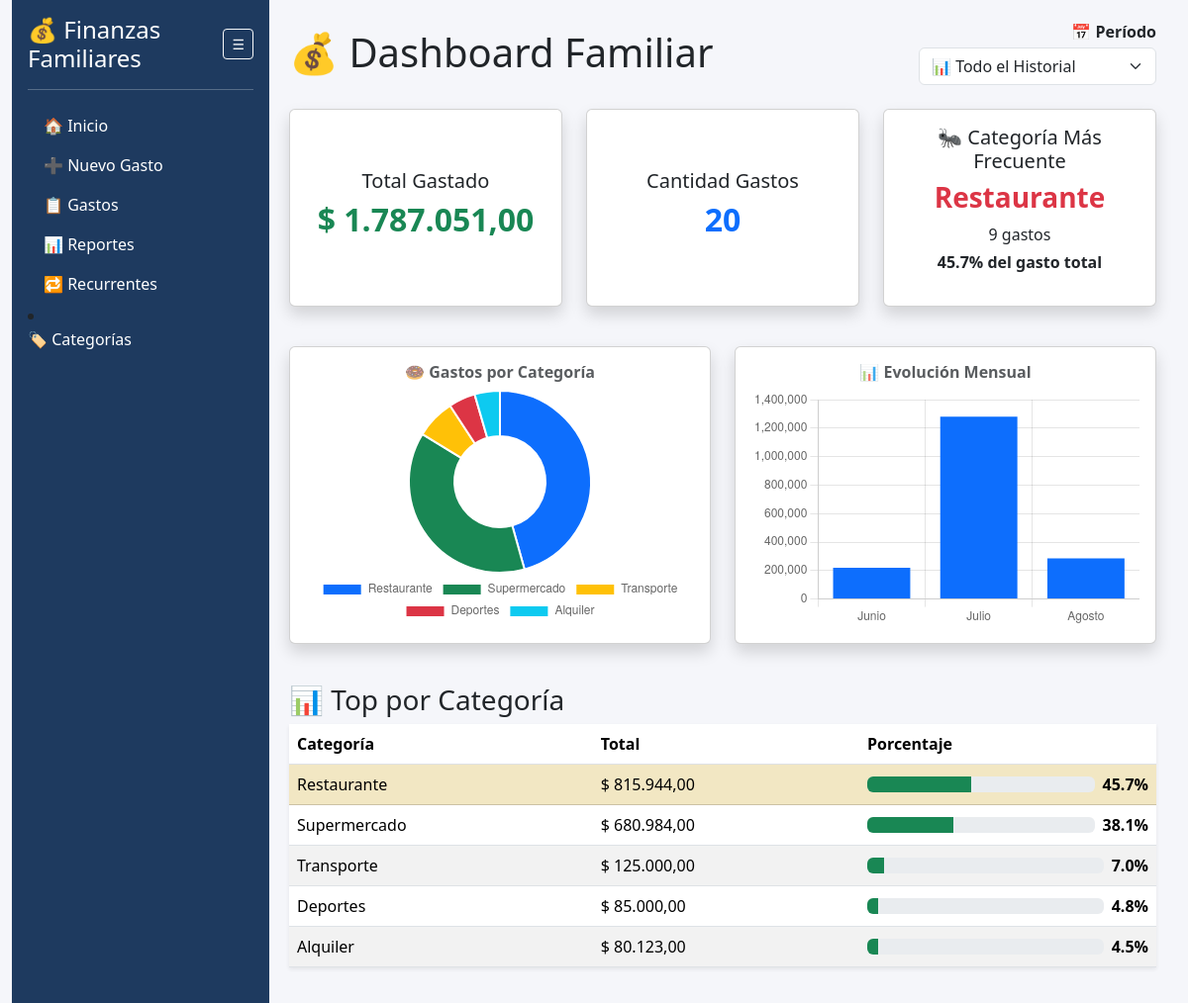
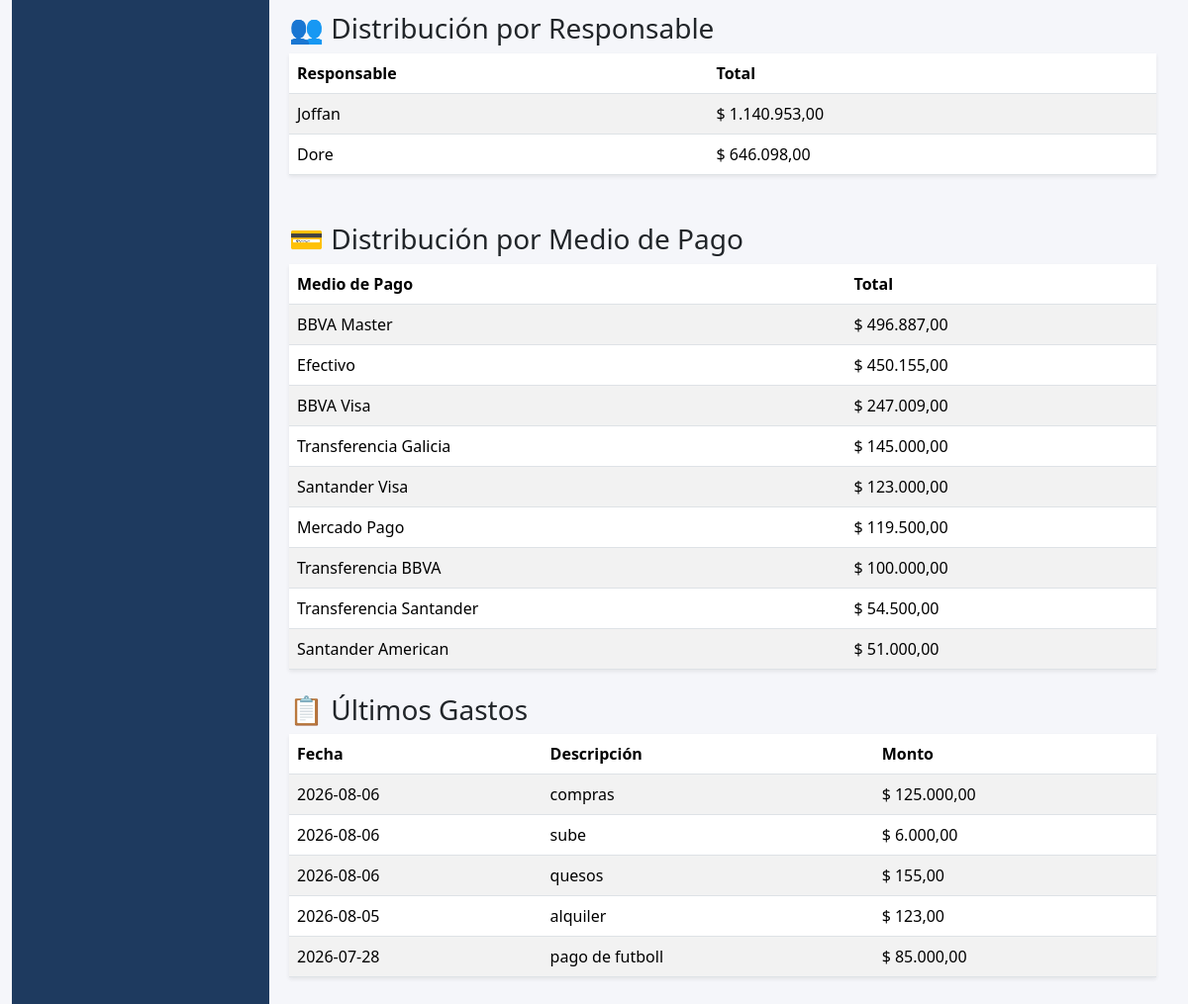
The page / on the database its author committed (2 pictures, top to bottom).
### app.py (models this page shows)
class Gasto(db.Model):
    id = db.Column(db.Integer, primary_key=True)
    fecha = db.Column(db.String(20))
    descripcion = db.Column(db.String(200))
    monto = db.Column(db.Float)
    categoria = db.Column(db.String(50))
    responsable = db.Column(db.String(50))
    medio_pago = db.Column(db.String(50))
    gasto_recurrente_id = db.Column(db.Integer, db.ForeignKey('gasto_recurrente.id'), nullable=True)
    pagado = db.Column(db.Boolean, default=False)
    recurrente = db.relationship('GastoRecurrente', backref='gastos_generados', lazy=True)

### app.py (the view)
@app.route("/")
def home():
    mes_seleccionado = request.args.get("mes", "todos")
    gastos_query = Gasto.query if mes_seleccionado == "todos" else Gasto.query.filter(Gasto.fecha.startswith(mes_seleccionado))
    total_gastado = db.session.query(func.coalesce(func.sum(Gasto.monto), 0)).filter(
        Gasto.id.in_(gastos_query.with_entities(Gasto.id))
    ).scalar()
    cantidad_gastos = gastos_query.count()
    ultimos_gastos = gastos_query.order_by(Gasto.id.desc()).limit(5).all()
    gastos_categoria = gastos_query.with_entities(
        Gasto.categoria, func.sum(Gasto.monto)
    ).group_by(Gasto.categoria).order_by(func.sum(Gasto.monto).desc()).all()
    gastos_categoria_pct = [
        {
            "categoria": cat,
            "total": tot,
            "porcentaje": round((tot / total_gastado) * 100, 1) if total_gastado > 0 else 0
        }
        for cat, tot in gastos_categoria
    ]
    cat_labels = [item["categoria"] for item in gastos_categoria_pct]
    cat_totals = [item["total"] for item in gastos_categoria_pct]
    gastos_responsable = gastos_query.with_entities(
        Gasto.responsable, func.sum(Gasto.monto)
    ).group_by(Gasto.responsable).order_by(func.sum(Gasto.monto).desc()).all()
    gastos_medio_pago = gastos_query.with_entities(
        Gasto.medio_pago, func.sum(Gasto.monto)
    ).group_by(Gasto.medio_pago).order_by(func.sum(Gasto.monto).desc()).all()
    categoria_mas_frecuente = None
    if gastos_categoria_pct:
        cat_nom = gastos_categoria_pct[0]["categoria"]
        cant = gastos_query.filter(Gasto.categoria == cat_nom).count()
        categoria_mas_frecuente = {
            "categoria": cat_nom,
            "cantidad": cant,
            "porcentaje": gastos_categoria_pct[0]["porcentaje"]
        }
    meses_db = db.session.query(func.substr(Gasto.fecha, 1, 7)).distinct().all()
    meses_disponibles = sorted([m[0] for m in meses_db if m[0]], reverse=True)
    nombres_meses = {
        '01':'Enero', '02':'Febrero', '03':'Marzo', '04':'Abril',
        '05':'Mayo', '06':'Junio', '07':'Julio', '08':'Agosto',
        '09':'Septiembre', '10':'Octubre', '11':'Noviembre', '12':'Diciembre'
    }
    gastos_mes_db = db.session.query(
        func.substr(Gasto.fecha, 1, 7).label("mes"),
        func.sum(Gasto.monto).label("total")
    ).group_by("mes").order_by(db.desc("mes")).limit(6).all()
    mes_labels = []
    for m in reversed(gastos_mes_db):
        if m[0]:
            num_mes = m[0][5:7]
            mes_labels.append(nombres_meses.get(num_mes, m[0]))
    mes_totals = [float(m[1]) for m in reversed(gastos_mes_db) if m[0]]
    return render_template(
        "home.html",
        total_gastado=total_gastado,
        cantidad_gastos=cantidad_gastos,
        ultimos_gastos=ultimos_gastos,
        gastos_categoria=gastos_categoria,
        gastos_categoria_pct=gastos_categoria_pct,
        gastos_responsable=gastos_responsable,
        gastos_medio_pago=gastos_medio_pago,
        categoria_mas_frecuente=categoria_mas_frecuente,
        meses_disponibles=meses_disponibles,
        mes_seleccionado=mes_seleccionado,
        cat_labels=cat_labels,
        cat_totals=cat_totals,
        mes_labels=mes_labels,
        mes_totals=mes_totals
    )

### app.py (called while the page is built)
@app.template_filter('moneda')
def moneda(valor):
    if valor is None:
        return "0,00"
    return f"{valor:,.2f}".replace(",", "X").replace(".", ",").replace("X", ".")

### templates/home.html (shortened to what this page needs)
{% extends "base.html" %}
{% block contenido %}
<div class="d-flex justify-content-between align-items-center mb-4">
    <h1 class="mb-0">💰 Dashboard Familiar</h1>
    <form method="get">
        <div class="text-end">
            <label class="fw-bold mb-1">📅 Período</label>
        </div>
        <select class="form-select" name="mes" onchange="this.form.submit()" style="width: 240px;">
            <option value="todos" {% if mes_seleccionado == 'todos' %}selected{% endif %}>
                📊 Todo el Historial
            </option>
            {% set nombres_meses = {'01':'Enero','02':'Febrero','03':'Marzo','04':'Abril','05':'Mayo','06':'Junio','07':'Julio','08':'Agosto','09':'Septiembre','10':'Octubre','11':'Noviembre','12':'Diciembre'} %}
        </select>
    </form>
</div>
<div class="row">
    <div class="col-md-4 mb-3">
        <div class="card shadow h-100">
            <div class="card-body d-flex flex-column justify-content-center text-center">
                <h5>Total Gastado</h5>
                <h2 class="text-success fw-bold">$ {{ total_gastado | moneda }}</h2>
            </div>
        </div>
    </div>
    <div class="col-md-4 mb-3">
        <div class="card shadow h-100">
            <div class="card-body d-flex flex-column justify-content-center text-center">
                <h5>Cantidad Gastos</h5>
                <h2 class="text-primary fw-bold">{{ cantidad_gastos }}</h2>
            </div>
        </div>
    </div>
    <div class="col-md-4 mb-3">
        <div class="card shadow h-100">
            <div class="card-body d-flex flex-column justify-content-center text-center">
                <h5>🐜 Categoría Más Frecuente</h5>
                {% if categoria_mas_frecuente %}
                    <h3 class="text-danger fw-bold">{{ categoria_mas_frecuente.categoria }}</h3>
                    <p class="mb-1">{{ categoria_mas_frecuente.cantidad }} gastos</p>
                    <p class="fw-bold">{{ categoria_mas_frecuente.porcentaje }}% del gasto total</p>
                {% else %}
                    <h3>Sin datos</h3>
                {% endif %}
            </div>
        </div>
    </div>
</div>
<div class="row my-4">
    <div class="col-md-6 mb-3">
        <div class="card shadow p-3 h-100">
            <h6 class="text-center text-muted fw-bold mb-2">🍩 Gastos por Categoría</h6>
            <div style="position: relative; height: 240px;">
                <canvas id="chartCategorias"></canvas>
            </div>
        </div>
    </div>
    <div class="col-md-6 mb-3">
        <div class="card shadow p-3 h-100">
            <h6 class="text-center text-muted fw-bold mb-2">📊 Evolución Mensual</h6>
            <div style="position: relative; height: 240px;">
                <canvas id="chartEvolucion"></canvas>
            </div>
        </div>
    </div>
</div>
<script>
    document.addEventListener('DOMContentLoaded', function () {
        const chartData = JSON.parse(document.getElementById('chart-data').textContent);
        const ctxCat = document.getElementById('chartCategorias')?.getContext('2d');
        const ctxEvo = document.getElementById('chartEvolucion')?.getContext('2d');
        if (ctxCat) {
            new Chart(ctxCat, {
                type: 'doughnut',
                data: {
                    labels: chartData.cat_labels,
                    datasets: [{
                        data: chartData.cat_totals,
                        backgroundColor: ['#0d6efd', '#198754', '#ffc107', '#dc3545', '#0dcaf0', '#6c757d', '#6f42c1', '#fd7e14', '#20c997']
                    }]
                },
                options: {
                    responsive: true,
                    maintainAspectRatio: false,
                    plugins: {
                        legend: { position: 'bottom' }
                    }
                }
            });
        }
        if (ctxEvo) {
            new Chart(ctxEvo, {
                type: 'bar',
                data: {
                    labels: chartData.mes_labels,
                    datasets: [{
                        label: 'Total ($)',
                        data: chartData.mes_totals,
                        backgroundColor: '#0d6efd'
                    }]
                },
                options: {
                    responsive: true,
                    maintainAspectRatio: false,
                    plugins: {
                        legend: { display: false }
                    }
                }
            });
        }
    });
</script>
<h3 class="mt-4">📊 Top por Categoría</h3>
<table class="table table-striped table-hover shadow-sm">
    <thead>
        <tr>
            <th>Categoría</th>
            <th>Total</th>
            <th>Porcentaje</th>
        </tr>
    </thead>
    <tbody>
        {% for item in gastos_categoria_pct %}
        <tr {% if loop.first %}class="table-warning"{% endif %}>
            <td>{{ item.categoria }}</td>
            <td>$ {{ item.total | moneda }}</td>
            <td style="width: 300px;">
                <div class="d-flex align-items-center">
                    <div class="progress flex-grow-1 me-2">
                        <div class="progress-bar bg-success" role="progressbar" style="width: {{ item.porcentaje }}%;"></div>
                    </div>
                    <strong>{{ item.porcentaje }}%</strong>
                </div>
            </td>
        </tr>
        {% endfor %}
    </tbody>
</table>
<h3 class="mt-5">👥 Distribución por Responsable</h3>
<table class="table table-striped table-hover shadow-sm">
    <thead>
        <tr>
            <th>Responsable</th>
            <th>Total</th>
        </tr>
    </thead>
    <tbody>
        {% for responsable, total in gastos_responsable %}
        <tr>
            <td>{{ responsable }}</td>
            <td>$ {{ total | moneda }}</td>
        </tr>
        {% endfor %}
    </tbody>
</table>
<h3 class="mt-5">💳 Distribución por Medio de Pago</h3>
<table class="table table-striped table-hover shadow-sm">
    <thead>
        <tr>
            <th>Medio de Pago</th>
            <th>Total</th>
        </tr>
    </thead>
    <tbody>
        {% for medio_pago, total in gastos_medio_pago %}
        <tr>
            <td>{{ medio_pago }}</td>
            <td>$ {{ total | moneda }}</td>
        </tr>
        {% endfor %}
    </tbody>
</table>
<h3 class="mt-4">📋 Últimos Gastos</h3>
<table class="table table-striped table-hover shadow-sm">
    <thead>
        <tr>
            <th>Fecha</th>
            <th>Descripción</th>
            <th>Monto</th>
        </tr>
    </thead>
    <tbody>
        {% for gasto in ultimos_gastos %}
        <tr>
            <td>{{ gasto.fecha }}</td>
            <td>{{ gasto.descripcion }}</td>
            <td>$ {{ gasto.monto | moneda }}</td>
        </tr>
        {% endfor %}
    </tbody>
</table>
{% endblock %}

### templates/base.html (shortened to what this page needs)
   <!DOCTYPE html>
<html lang="es">
<head>
    <link rel="stylesheet" href="https://cdn.jsdelivr.net/npm/bootstrap@5.3.3/dist/css/bootstrap.min.css">
</head>
<body>
    <div class="container-fluid">
        <div class="d-flex">
            <nav class="sidebar" id="sidebarMenu">
                <div class="pt-3 px-3">
                    <div class="d-flex align-items-center justify-content-between">
                        <h4 class="text-white mb-0 texto-menu" id="tituloSidebar">
                            💰 Finanzas Familiares
                        </h4>
                        <button class="btn btn-outline-light btn-sm" onclick="toggleSidebar()" title="Mostrar/Ocultar Menú">
                            ☰
                        </button>
                    </div>
                    <hr class="text-white">
                    <ul class="nav flex-column">
                        <li class="nav-item">
                            <a class="nav-link" href="{{ url_for('home') }}">🏠 <span class="texto-menu">Inicio</span></a>
                        </li>
                        <li class="nav-item">
                            <a class="nav-link" href="{{ url_for('nuevo_gasto') }}">➕ <span class="texto-menu">Nuevo Gasto</span></a>
                        </li>
                        <li class="nav-item">
                            <a class="nav-link" href="{{ url_for('listar_gastos') }}">📋 <span class="texto-menu">Gastos</span></a>
                        </li>
                        <li class="nav-item">
                            <a class="nav-link" href="{{ url_for('reportes') }}">📊 <span class="texto-menu">Reportes</span></a>
                        </li>
                        <li class="nav-item">
                            <a class="nav-link" href="{{ url_for('listar_recurrentes') }}">🔁 <span class="texto-menu">Recurrentes</span></a>
                        </li>
                    </ul>
                    <li class="nav-item">
                        <a class="nav-link" href="{{ url_for('gestionar_categorias') }}">🏷️ <span class="texto-menu">Categorías</span></a>
                    </li>
                </div>
            </nav>
            <main id="contenidoPrincipal" class="content">
                {% block contenido %}
                {% endblock %}
            </main>
        </div>
    </div>
</body>
</html>

### templates/base.html (style rules this page uses)
.sidebar { width: 260px; min-height: 100vh; background: #1e3a5f; flex-shrink: 0; transition: all 0.3s ease; }
body { background-color: #f5f6fa; }
.sidebar .nav-link { color: white; }
.content { flex: 1; padding: 20px; overflow-x: hidden; }

### rows shown on the page
Gasto: fecha "2026-08-06", descripcion "compras", monto|moneda "125.000,00"
Gasto: fecha "2026-08-06", descripcion "sube", monto|moneda "6.000,00"
Gasto: fecha "2026-08-06", descripcion "quesos", monto|moneda "155,00"
Gasto: fecha "2026-08-05", descripcion "alquiler", monto|moneda "123,00"
Gasto: fecha "2026-07-28", descripcion "pago de futboll", monto|moneda "85.000,00"

### other values the page prints
{{ total_gastado | moneda }} "1.787.051,00"
{{ cantidad_gastos }} "20"
{{ categoria_mas_frecuente.categoria }} "Restaurante"
{{ categoria_mas_frecuente.cantidad }} "9"
{{ categoria_mas_frecuente.porcentaje }} "45.7"
{{ item.categoria }} "Restaurante" "Supermercado" "Transporte" "Deportes" "Alquiler"
{{ item.total | moneda }} "815.944,00" "680.984,00" "125.000,00" "85.000,00" "80.123,00"
{{ item.porcentaje }} "45.7" "38.1" "7.0" "4.8" "4.5"
{{ responsable }} "Joffan" "Dore"
{{ total | moneda }} "1.140.953,00" "646.098,00"
{{ medio_pago }} "BBVA Master" "Efectivo" "BBVA Visa" "Transferencia Galicia" "Santander Visa" "Mercado Pago" "Transferencia BBVA" "Transferencia Santander" "Santander American"
{{ total | moneda }} "496.887,00" "450.155,00" "247.009,00" "145.000,00" "123.000,00" "119.500,00" "100.000,00" "54.500,00" "51.000,00"
